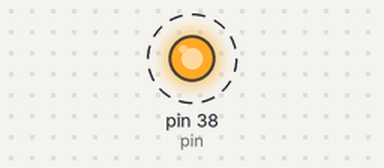
Bench run of a sketch on a simulated Arduino Mega 2560, built with avr-gcc and run on an emulated ATmega2560. Shown: output pins drawn as LEDs (lit = HIGH). Dashed ring = blinking.

Above: at 0.5 s.
Timing chart, 0 to 4.6 s (numbered marks = the images above):
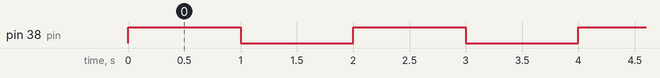

The sketch:

segments_test.ino
```cpp
const int pin = 38;
   void setup() { pinMode(pin, OUTPUT); }
   void loop() {
     digitalWrite(pin, HIGH); delay(1000);
     digitalWrite(pin, LOW);  delay(1000);
   }
```

Measured:
- by itself, pin 38 (pin): alternates HIGH for 1.0 s and LOW for 1.0 s
